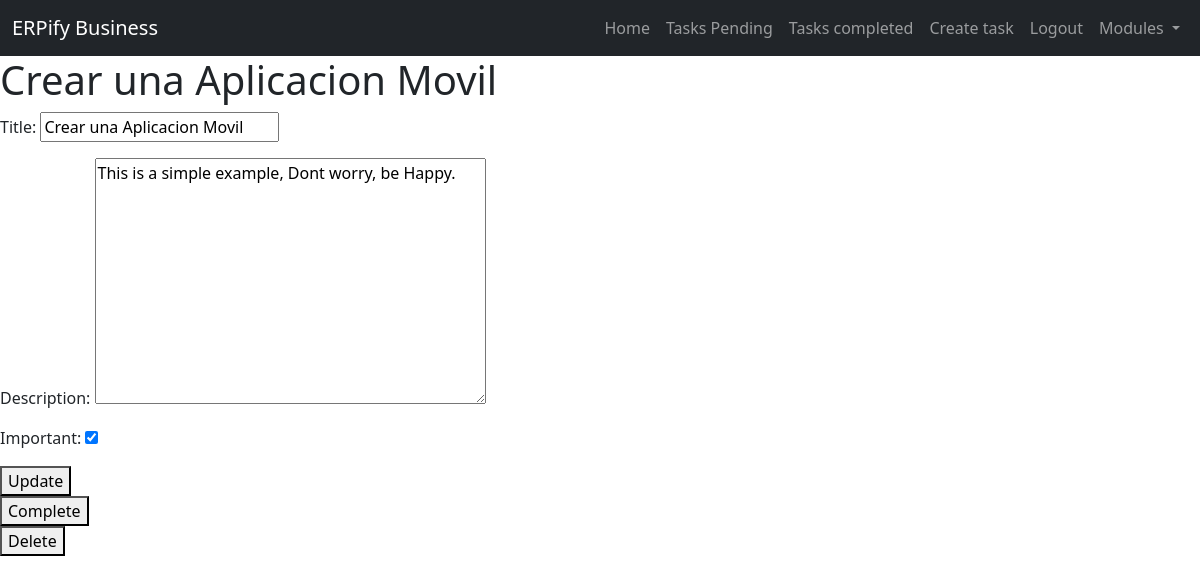
/tasks/1/ (signed in), run on the app's committed database.
### task/models.py (models this page shows, shortened)
class Task(models.Model): #Tabla Tareas
    title = models.CharField(max_length=100)
    description = models.TextField(blank=True)
    created = models.DateTimeField(auto_now_add=True)
    datecompleted = models.DateTimeField(null=True, blank=True)
    important = models.BooleanField(default=False)
    user = models.ForeignKey(User, on_delete=models.CASCADE)

### task/views.py (the view, shortened to what this page needs)
# urls.py: path('tasks/<int:task_id>/', views.task_detail, name='task_detail'),
@login_required
def task_detail(request, task_id):
    if request.method == 'GET':
        task = get_object_or_404(Task, pk=task_id, user=request.user)
        form = TaskForm(instance=task)
        return render(request, 'task_detail.html', {'task' : task, 'form' : form})

### task/forms.py
class TaskForm(ModelForm):
    class Meta:
        model = Task
        fields =['title', 'description', 'important']

### task/templates/task_detail.html (shortened to what this page needs)
{% extends 'base.html' %}
{% block content %}
 <h1>{{task.title}}</h1>
 <form method="POST">
 {{form.as_p}}
 <button>
     Update
 </button>
 </form>
 <form action="{% url 'complete_task' task.id %}" method="POST">
    <button>
        Complete
    </button>
 </form>
 <form action="{% url 'delete_task' task.id %}" method="POST">
    <button>
        Delete
    </button>
 </form>
{% endblock %}

### data on the page
Task: title "Crear una Aplicacion Movil", description "This is a simple example, Dont worry, be Happy.", important "☑"
